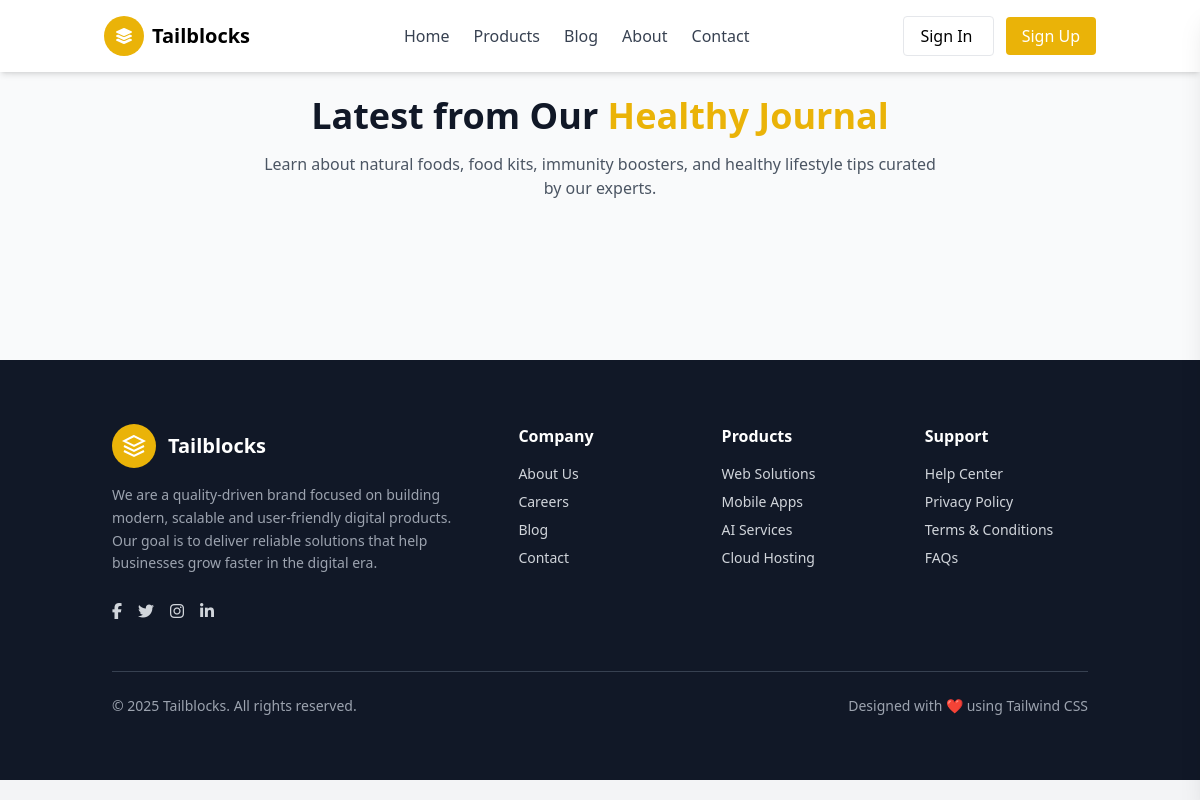
The page /blogs/ on the database as committed earlier.
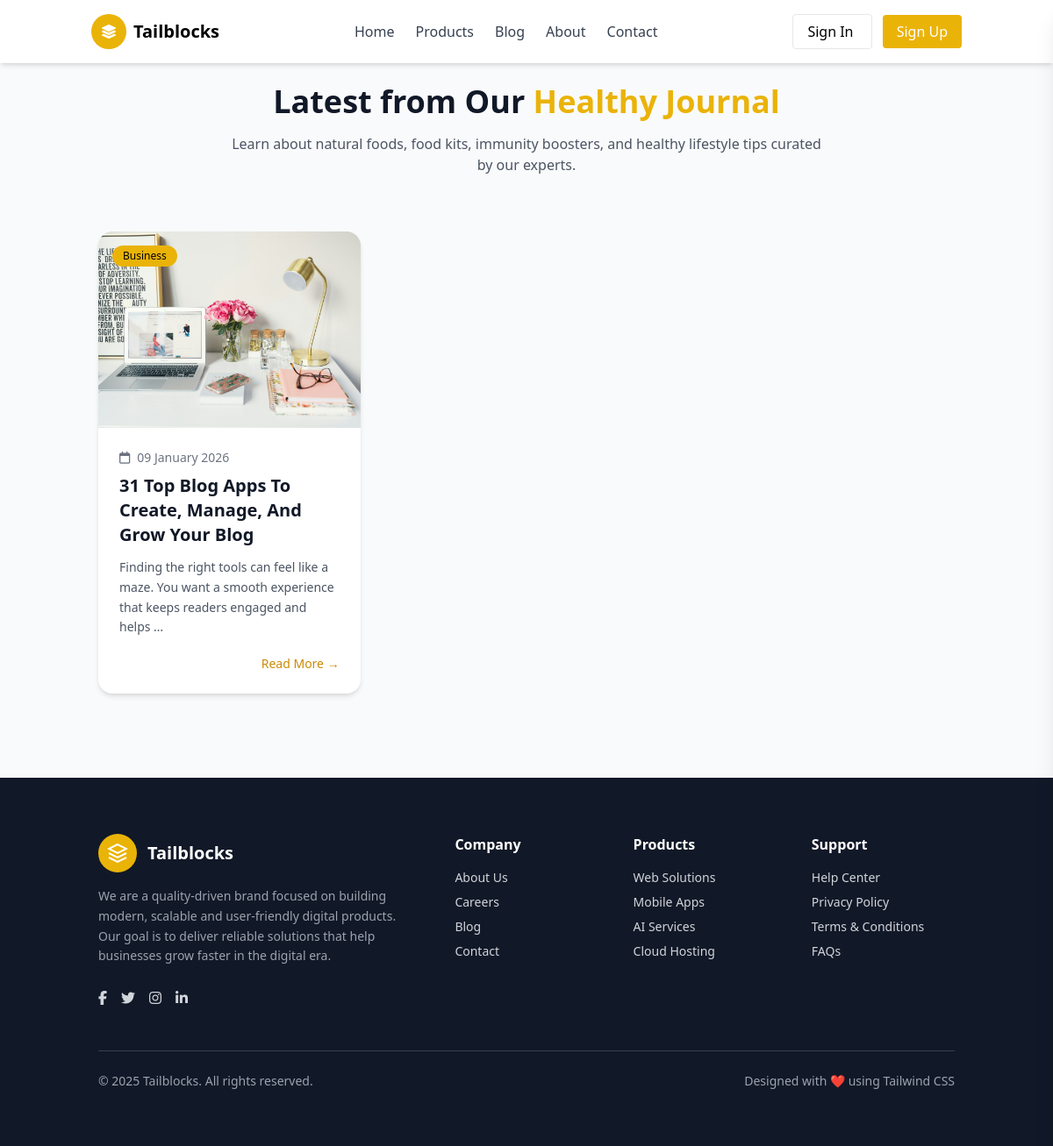
The same page on the database as committed later.
### apps/store/models.py (models this page shows, shortened)
class Blogs(BaseModel):
    category = models.ForeignKey(BlogCategory, on_delete=models.CASCADE)
    image = models.ImageField(
        upload_to=blog_image_upload_path,
        default="blogs/default_blog.jpg",
        blank=True,
        null=True
    )
    title = models.CharField(max_length=255)
    content = models.TextField()

class BlogCategory(BaseModel):
    name = models.CharField(max_length=255)

### apps/store/views.py (the view)
# urls.py: path("blogs/", blogs, name="blogs"),
def blogs(request):
    blogs = Blogs.objects.all().order_by("-created_at")
    context = {
        'blogs': blogs
    }
    return render(request, "store/blogs.html", context)

### apps/store/templates/store/blogs.html (shortened to what this page needs)
{% extends 'store/base.html' %}
{% block body %}
<section class="bg-gray-50 py-24">
  <div class="container mx-auto px-6">
    <div class="text-center mb-16">
      <h2 class="text-3xl md:text-4xl font-extrabold text-gray-900">
        Latest from Our <span class="text-yellow-500">Healthy Journal</span>
      </h2>
      <p class="mt-4 max-w-2xl mx-auto text-gray-600">
        Learn about natural foods, food kits, immunity boosters, and healthy
        lifestyle tips curated by our experts.
      </p>
    </div>
    <div class="grid grid-cols-1 md:grid-cols-2 lg:grid-cols-3 gap-10">
      {% for blog in blogs %}
      <div class="bg-white rounded-2xl shadow-md hover:shadow-xl transition overflow-hidden">
        <div class="relative">
          <img src="{{ blog.image.url }}" class="w-full h-56 object-cover" alt="Blog">
          <span class="absolute top-4 left-4 bg-yellow-500 text-dark text-xs px-3 py-1 rounded-full">
            {{blog.category.name}}
          </span>
        </div>
        <div class="p-6">
          <div class="flex items-center gap-2 text-sm text-gray-500 mb-2">
            <i class="fa-regular fa-calendar"></i>
            <span>{{ blog.created_at|date:"d F Y" }}</span>
          </div>
          <h3 class="text-xl font-semibold text-gray-900 mb-3">
            {{blog.title}}
          </h3>
          <p class="text-gray-600 text-sm leading-relaxed mb-5">
            {{blog.content|truncatewords:20}}
          </p>
          <div class="flex justify-end">
            <a href="{% url 'blog_detail' blog.id %}" class="text-sm font-medium text-yellow-600 hover:underline">
              Read More →
            </a>
          </div>
        </div>
      </div>
      {% endfor %}
    </div>
  </div>
</section>
{% endblock %}

### apps/store/templates/store/base.html (shortened to what this page needs)
{% load static %}
<!DOCTYPE html>
<html lang="en">
<head>
    <script src="https://cdn.tailwindcss.com"></script>
    <link rel="stylesheet" href="https://cdnjs.cloudflare.com/ajax/libs/font-awesome/6.5.1/css/all.min.css">
</head>
<body class="bg-gray-100">
    <header class="bg-white shadow-md fixed w-full top-0 z-50">
        <div class="container mx-auto px-4 py-4 flex items-center justify-between">
            <a href="{% url 'index' %}" class="flex items-center gap-2">
                <div class="w-10 h-10 bg-yellow-500 text-white flex items-center justify-center rounded-full">
                    <i class="fas fa-layer-group"></i>
                </div>
                <span class="text-xl font-semibold">Tailblocks</span>
            </a>
            <nav class="hidden md:flex items-center gap-6 text-gray-700">
                <a href="{% url 'index' %}" class="hover:text-yellow-500">Home</a>
                <a href="{% url 'products' %}" class="hover:text-yellow-500">Products</a>
                <a href="{% url 'blogs' %}" class="hover:text-yellow-500">Blog</a>
                <a href="{% url 'about' %}" class="hover:text-yellow-500">About</a>
                <a href="{% url 'contact' %}" class="hover:text-yellow-500">Contact</a>
            </nav>
             {% if request.session.user_id %}
            <div class="hidden md:flex items-center gap-4">
                <a href="{% url 'profile' %}" class="relative group">
                    <button class="flex items-center gap-2  py-2 rounded">
                        <i class="fas fa-user-circle text-xl" ></i>
                        <span></span>
                    </button>
                </a>
                {% else %}
                <div class="">
                    <a href="{% url 'signin' %}" class="px-4 py-2 border rounded hover:bg-gray-100 mr-3">
                        Sign In
                    </a>
                    <a href="{% url 'signup' %}" class="bg-yellow-500 text-white px-4 py-2 rounded hover:bg-yellow-600">
                        Sign Up
                    </a>
                </div>
                {% endif %}
            </div>
    </header>
    <div class="">
        {% block body %}
        {% endblock %}
    </div>
    <footer class="bg-gray-900 text-gray-300">
        <div class="container mx-auto px-6 py-16">
            <div class="grid grid-cols-1 md:grid-cols-5 gap-10">
                <div class="md:col-span-2">
                    <div class="flex items-center gap-3">
                        <div class="w-11 h-11 bg-yellow-500 text-white flex items-center justify-center rounded-full">
                            <svg xmlns="http://www.w3.org/2000/svg" fill="none" stroke="currentColor" stroke-width="2"
                                class="w-6 h-6" viewBox="0 0 24 24">
                                <path d="M12 2L2 7l10 5 10-5-10-5zM2 17l10 5 10-5M2 12l10 5 10-5"></path>
                            </svg>
                        </div>
                        <span class="text-xl font-semibold text-white">Tailblocks</span>
                    </div>
                    <p class="mt-4 text-sm leading-relaxed text-gray-400">
                        We are a quality-driven brand focused on building modern, scalable and
                        user-friendly digital products. Our goal is to deliver reliable solutions
                        that help businesses grow faster in the digital era.
                    </p>
                    <div class="flex gap-4 mt-6">
                        <a class="hover:text-yellow-500 transition"><i class="fab fa-facebook-f"></i></a>
                        <a class="hover:text-yellow-500 transition"><i class="fab fa-twitter"></i></a>
                        <a class="hover:text-yellow-500 transition"><i class="fab fa-instagram"></i></a>
                        <a class="hover:text-yellow-500 transition"><i class="fab fa-linkedin-in"></i></a>
                    </div>
                </div>
                <div>
                    <h3 class="text-white font-semibold mb-4">Company</h3>
                    <ul class="space-y-2 text-sm">
                        <li><a href="#" class="hover:text-yellow-500">About Us</a></li>
                        <li><a href="#" class="hover:text-yellow-500">Careers</a></li>
                        <li><a href="#" class="hover:text-yellow-500">Blog</a></li>
                        <li><a href="#" class="hover:text-yellow-500">Contact</a></li>
                    </ul>
                </div>
                <div>
                    <h3 class="text-white font-semibold mb-4">Products</h3>
                    <ul class="space-y-2 text-sm">
                        <li><a href="#" class="hover:text-yellow-500">Web Solutions</a></li>
                        <li><a href="#" class="hover:text-yellow-500">Mobile Apps</a></li>
                        <li><a href="#" class="hover:text-yellow-500">AI Services</a></li>
                        <li><a href="#" class="hover:text-yellow-500">Cloud Hosting</a></li>
                    </ul>
                </div>
                <div>
                    <h3 class="text-white font-semibold mb-4">Support</h3>
                    <ul class="space-y-2 text-sm">
                        <li><a href="#" class="hover:text-yellow-500">Help Center</a></li>
                        <li><a href="#" class="hover:text-yellow-500">Privacy Policy</a></li>
                        <li><a href="#" class="hover:text-yellow-500">Terms & Conditions</a></li>
                        <li><a href="#" class="hover:text-yellow-500">FAQs</a></li>
                    </ul>
                </div>
            </div>
            <div
                class="border-t border-gray-700 mt-12 pt-6 flex flex-col md:flex-row items-center justify-between text-sm">
                <p class="text-gray-400">
                    © 2025 Tailblocks. All rights reserved.
                </p>
                <p class="mt-2 md:mt-0 text-gray-400">
                    Designed with ❤️ using Tailwind CSS
                </p>
            </div>
        </div>
    </footer>
</body>
</html>

Rows that differ between the two databases and show on the page:
added Blogs: image (picture), category.name "Business", created_at "09 January 2026", title "31 Top Blog Apps To Create, Manage, And Grow Your Blog", content "Finding the right tools can feel like a maze. You want a smooth experience that keeps readers engaged and helps …"
